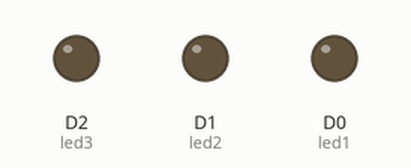
Bench run of a sketch on a simulated ESP8266 (NodeMCU). On the bench: output pins drawn as LEDs (lit = HIGH). WiFi joins after 1.5 s; servers stay silent unless stated; uploads are accepted with an empty reply; random numbers use the default seed unless the sketch sets one; what the sketch prints to the serial monitor is not drawn.

Above: at 0.1 s.
At 2.3 s:
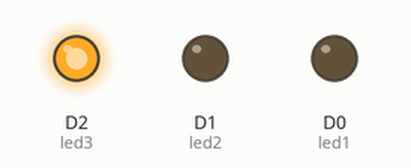
Timing chart, 0 to 3.8 s (numbered marks = the images above):
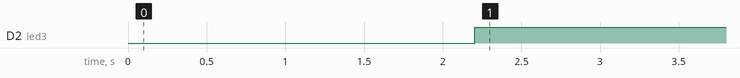

Measured:
- by itself, D2 (led3): LOW → HIGH at 2.2 s

The sketch:

ledsendnitttrpayload.ino
```cpp
#include <Arduino.h>
#include <ESP8266WiFi.h>
#include <ESP8266HTTPClient.h>
#include <WiFiClientSecureBearSSL.h>

const int led1 = D0; // GPIO5
const int led2 = D1; // GPIO4
const int led3 = D2; // GPIO0

// Replace with your network credentials
const char* ssid = "OPPOK10";
const char* password = "12345678";

void setup() {
  Serial.begin(115200);
  pinMode(led1, OUTPUT);
  pinMode(led2, OUTPUT);
  pinMode(led3, OUTPUT);
  Serial.println();
  Serial.println();
  Serial.println();

  // Connect to Wi-Fi
  WiFi.mode(WIFI_STA);
  WiFi.begin(ssid, password);
  Serial.print("Connecting to WiFi ..");
  while (WiFi.status() != WL_CONNECTED) {
    Serial.print('.');
    delay(1000);
  }
}

void loop() {
  // Wait for WiFi connection
  if ((WiFi.status() == WL_CONNECTED)) {

    std::unique_ptr<BearSSL::WiFiClientSecure> client(new BearSSL::WiFiClientSecure);

    // Ignore SSL certificate validation
    client->setInsecure();

    // Create an HTTPClient instance
    HTTPClient https;

    // Generate a random float number between 0.0 and 100.0
    float randomNumber = random(0, 10000) / 100.0;

    // Create the URL with the random number
    String url = "https://erp.nitttrbpl.ac.in/iotcloud/TempCntrl?deviceId=apple&temp=" + String(randomNumber, 2);

    // Initializing an HTTPS communication using the secure client
    Serial.print("[HTTPS] begin...\n");
    if (https.begin(*client, url)) {  // HTTPS
      Serial.print("[HTTPS] GET...\n");
      // Start connection and send HTTP header
      int httpCode = https.GET();
      // httpCode will be negative on error
      if (httpCode > 0) {
        // HTTP header has been sent and Server response header has been handled
        Serial.printf("[HTTPS] GET... code: %d\n", httpCode);
        // File found at server
        if (httpCode == HTTP_CODE_OK || httpCode == HTTP_CODE_MOVED_PERMANENTLY) {
          String payload = https.getString();
          Serial.println("payload=" + payload);

          digitalWrite(led1, LOW);
          digitalWrite(led2, LOW);
          digitalWrite(led3, LOW);

          if (payload == "g") {
            digitalWrite(led1, HIGH);
            Serial.println("LED 1 is ON");
            delay(1000);
          } else if (payload == "y") {
            digitalWrite(led2, HIGH);
            Serial.println("LED 2 is ON");
            delay(1000);
          } else {
            digitalWrite(led3, HIGH);
            Serial.println("LED 3 is ON");
            delay(1000);
          }
        }
      } else {
        Serial.printf("[HTTPS] GET... failed, error: %s\n", https.errorToString(httpCode).c_str());
      }

      https.end();
    } else {
      Serial.printf("[HTTPS] Unable to connect\n");
    }
    Serial.println(randomNumber);
    delay(5000);
  }

  Serial.println();
  Serial.println("Waiting 2min before the next round...");
  delay(120000);
}
```
